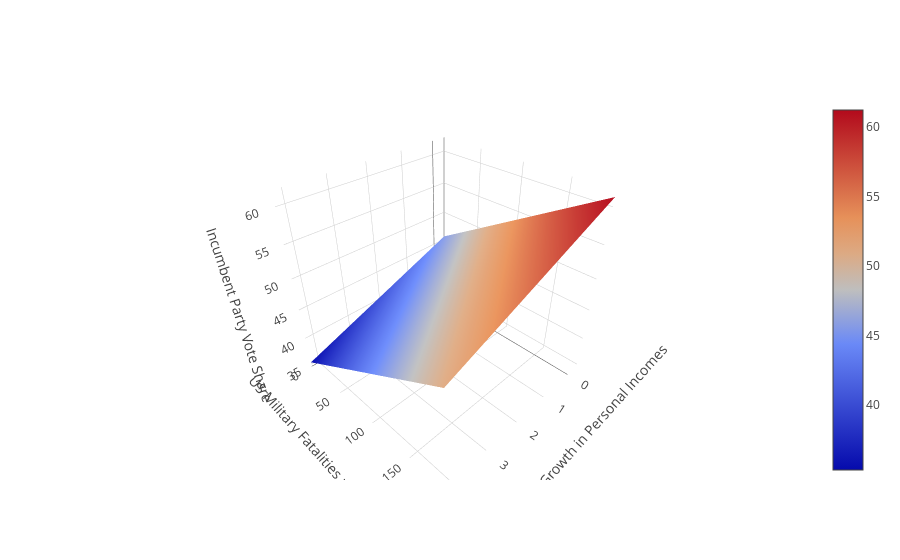

The notebook cell saved with this chart:
### Code cell
# TODO
viz3D(model, X, features, target)
